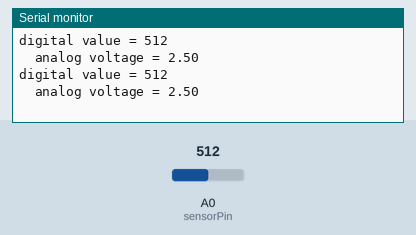
Simulated run of this sketch. Board: Arduino Uno, built with avr-gcc and run on an emulated ATmega328P. Shown: the last lines printed to the serial monitor. The inputs (shaded band) are chosen by the test bench; at power-on: A0 (sensorPin) = 512.

Above: at 1.8 s.
1.9 s: A0 (sensorPin) set to 716
At 2.8 s:
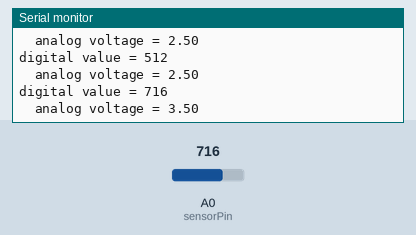
3.4 s: A0 (sensorPin) set to 900
At 4.8 s:
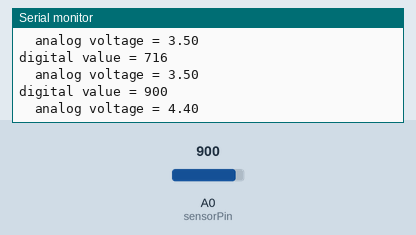
Timing chart, 0 to 6.4 s (numbered marks = the images above; inputs shaded):
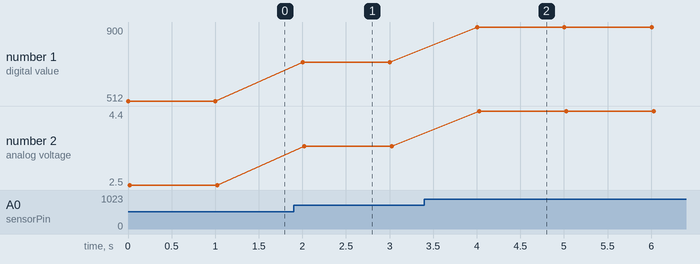

The sketch:

ADC_sensor.ino
```cpp
int sensorPin = A0;  // input pin for the potentiometer
int digitalValue = 0;// variable to store the value coming from the sensor
float analogVoltage = 0.00;

void setup() {
  Serial.begin(9600);
}

void loop() {
  digitalValue = analogRead(sensorPin);// read the value from the analog channel
  Serial.print("digital value = ");
  Serial.println(digitalValue);        //print digital value on serial monitor
  analogVoltage = (digitalValue * 5.00)/1023.00;
  Serial.print("  analog voltage = ");
  Serial.println(analogVoltage);
  delay(1000);
}
```

Measured:
- after the input at 1.9 s, the serial monitor: prints a new line after 0.10 s (image 1)
- after the input at 3.4 s, the serial monitor: prints a new line after 0.60 s (image 2)
- plotted number 1: 512 → 716 after the input at 1.9 s, 716 → 900 after the input at 3.4 s
- plotted number 2: 2.5 → 3.5 after the input at 1.9 s, 3.5 → 4.4 after the input at 3.4 s
